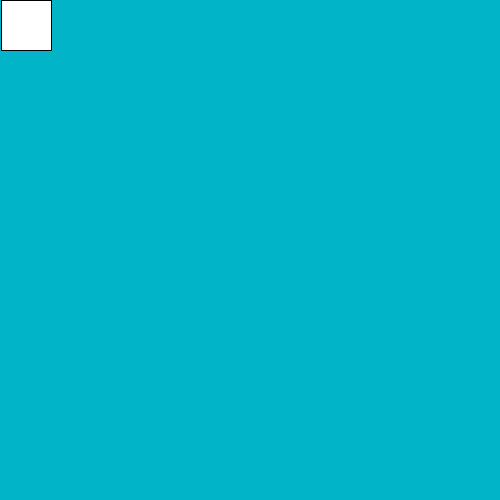
Frame 1 (no input)
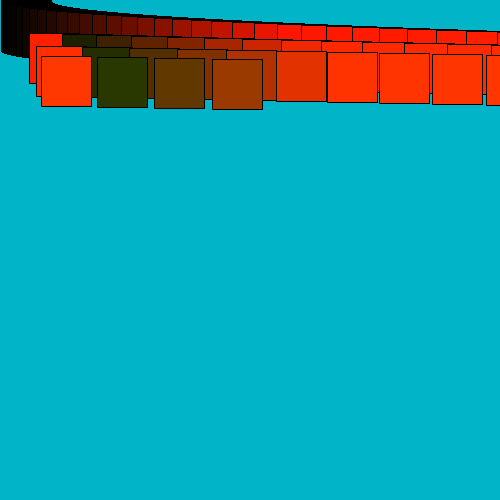
Frame 60 (the mouse pressed at the canvas centre just before this capture)
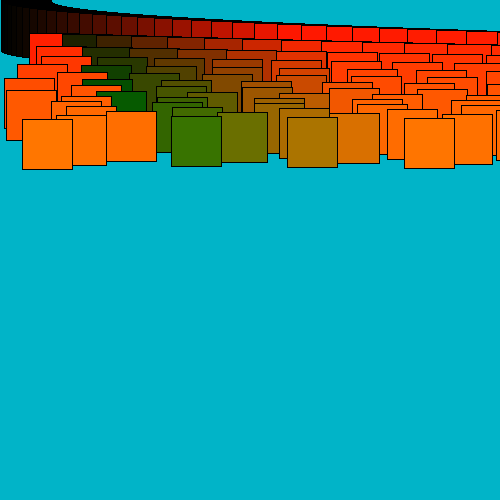
Frame 120 (the mouse held since frame 60 and released just before this capture)

The Processing sketch that drew these frames (run headless with seeded random() and noise(); from frame 60 on, the mouse is pressed at the canvas centre):

// Processing sketch: processing_184047
// ── processing_184047.pde

// Tyler Ocwieja
// DMS 110
// Assignment 1
// 2-3-14

int x = 1;
int y = 0;

void setup(){
 // executed only once
 // things you want to stay the same throughout
  size(500,500);
  background (1, 180, 200);
  frameRate(60); // 60 is the max, dont go higher than 60
}

void draw(){
  //executed every frame
  rect(x, y, 50, 50); // (x,y,height,width)
  fill(x, y, 0); // changine variable to change color
  x = x + y; 
  x = x%500;
  y = y + 1; // increases y by one each time
  y = y%500;
}
